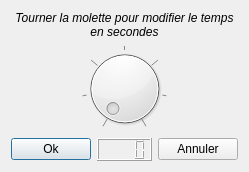
<?xml version="1.0" encoding="UTF-8"?>
<ui version="4.0">
 <class>LecteurVitesse</class>
 <widget class="QDialog" name="LecteurVitesse">
  <property name="geometry">
   <rect>
    <x>0</x>
    <y>0</y>
    <width>219</width>
    <height>172</height>
   </rect>
  </property>
  <property name="windowTitle">
   <string>Dialog</string>
  </property>
  <layout class="QVBoxLayout" name="verticalLayout_2">
   <item>
    <layout class="QVBoxLayout" name="verticalLayout">
     <item>
      <widget class="QLabel" name="label">
       <property name="font">
        <font>
         <italic>true</italic>
        </font>
       </property>
       <property name="text">
        <string>Tourner la molette pour modifier le temps en secondes</string>
       </property>
       <property name="textFormat">
        <enum>Qt::PlainText</enum>
       </property>
       <property name="alignment">
        <set>Qt::AlignCenter</set>
       </property>
       <property name="wordWrap">
        <bool>true</bool>
       </property>
      </widget>
     </item>
     <item>
      <widget class="QDial" name="dial">
       <property name="minimum">
        <number>1</number>
       </property>
       <property name="maximum">
        <number>30</number>
       </property>
       <property name="wrapping">
        <bool>false</bool>
       </property>
       <property name="notchTarget">
        <double>15.000000000000000</double>
       </property>
       <property name="notchesVisible">
        <bool>true</bool>
       </property>
      </widget>
     </item>
     <item>
      <layout class="QHBoxLayout" name="horizontalLayout">
       <item>
        <widget class="QPushButton" name="okBtn">
         <property name="text">
          <string>Ok</string>
         </property>
        </widget>
       </item>
       <item>
        <spacer name="horizontalSpacer">
         <property name="orientation">
          <enum>Qt::Horizontal</enum>
         </property>
         <property name="sizeHint" stdset="0">
          <size>
           <width>40</width>
           <height>20</height>
          </size>
         </property>
        </spacer>
       </item>
       <item>
        <widget class="QLCDNumber" name="lcd">
         <property name="digitCount">
          <number>4</number>
         </property>
        </widget>
       </item>
       <item>
        <spacer name="horizontalSpacer_2">
         <property name="orientation">
          <enum>Qt::Horizontal</enum>
         </property>
         <property name="sizeHint" stdset="0">
          <size>
           <width>40</width>
           <height>20</height>
          </size>
         </property>
        </spacer>
       </item>
       <item>
        <widget class="QPushButton" name="anBtn">
         <property name="text">
          <string>Annuler</string>
         </property>
        </widget>
       </item>
      </layout>
     </item>
    </layout>
   </item>
  </layout>
 </widget>
 <resources/>
 <connections/>
</ui>
